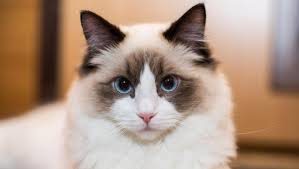
#> input picture kucing.jpeg, 299 x 169 px
$ python lat4.py
#> lines starting #> are read from the running program, lines starting #| are printed output that depends on the picture
import cv2
import numpy as np
import matplotlib.pyplot as plt

# fungsi untuk menampilkan gambar menggunakan matplotlib
def show_image(image,title='image',cmap_type='gray'):
    plt.figure()
    plt.imshow(image,cmap=cmap_type)
    plt.title(title)
    plt.axis('off')
    plt.show()

# Fungsi untuk menghitung distribusi probabilitas(normalisasi histogram)
def calculate_normalized_histogram(image):
    # hitung histogram
    histogram,_=np.histogram(image, bins=256, range=(0,256))

    # hitung jumlah total pixel
    total_pixels=image.size

    #Hitung distribusi probabilitas dengan rumus ni/N
    normalized_histogram = histogram / total_pixels

    return normalized_histogram
# baca citra dari file menggunakan opencv
image_path = 'kucing.jpeg'
image = cv2.imread(image_path,cv2.IMREAD_GRAYSCALE)
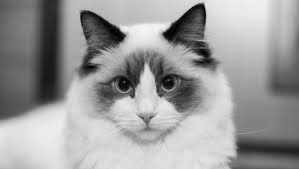
#> image: shape (169, 299); min 0, max 247, mean 155.4

# tampilkan citra asli
show_image(image,title='Citra Asli')

# hitung distribusi probabilitas
normalized_histogram = calculate_normalized_histogram(image)
#> in calculate_normalized_histogram, `histogram,_=np.histogram(image, bins=256, range=(0,256))`: histogram = 256 values, max 831 at index 215, min 0 at index 248, mean 197.4
#> in calculate_normalized_histogram, `normalized_histogram = histogram / total_pixels`: normalized_histogram = 256 values, max 0.0164 at index 215, min 0 at index 248, mean 0.00391

# plot histogram citra asli dengan distribusi probabilitas
plt.figure()
plt.bar(range(256),normalized_histogram,color='black')
plt.title('Normalisasi Histogram Citra')
plt.xlabel('Intensitas Pixel')
plt.ylabel('Distribusi Probabilitas')
plt.show()
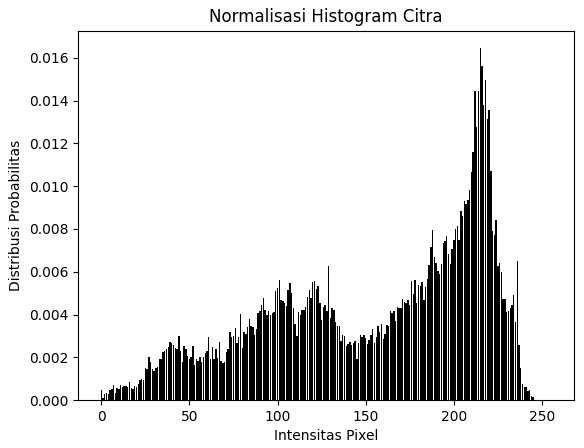
#> figure drawn by matplotlib, 1 panel; tallest bar 0.0164 high, from x = 214.6 to 215.4
